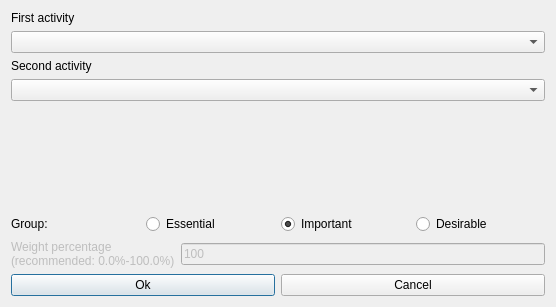
<?xml version="1.0" encoding="UTF-8"?>
<ui version="4.0">
 <class>ModifyConstraintTwoActivitiesOrderedForm_template</class>
 <widget class="QDialog" name="ModifyConstraintTwoActivitiesOrderedForm_template">
  <property name="geometry">
   <rect>
    <x>0</x>
    <y>0</y>
    <width>556</width>
    <height>307</height>
   </rect>
  </property>
  <property name="windowTitle">
   <string extracomment="This is the title of the dialog to modify a constraint of this type">Modify two activities ordered</string>
  </property>
  <layout class="QVBoxLayout" name="verticalLayout">
   <item>
    <layout class="QVBoxLayout">
     <item>
      <widget class="QLabel" name="activityTextLabel">
       <property name="frameShape">
        <enum>QFrame::NoFrame</enum>
       </property>
       <property name="frameShadow">
        <enum>QFrame::Plain</enum>
       </property>
       <property name="text">
        <string>First activity</string>
       </property>
       <property name="wordWrap">
        <bool>false</bool>
       </property>
      </widget>
     </item>
     <item>
      <widget class="QComboBox" name="firstActivitiesComboBox">
       <property name="editable">
        <bool>false</bool>
       </property>
       <property name="insertPolicy">
        <enum>QComboBox::NoInsert</enum>
       </property>
       <property name="autoCompletion">
        <bool>false</bool>
       </property>
       <property name="duplicatesEnabled">
        <bool>false</bool>
       </property>
      </widget>
     </item>
    </layout>
   </item>
   <item>
    <layout class="QVBoxLayout">
     <item>
      <widget class="QLabel" name="activityTextLabel_2">
       <property name="frameShape">
        <enum>QFrame::NoFrame</enum>
       </property>
       <property name="frameShadow">
        <enum>QFrame::Plain</enum>
       </property>
       <property name="text">
        <string>Second activity</string>
       </property>
       <property name="wordWrap">
        <bool>false</bool>
       </property>
      </widget>
     </item>
     <item>
      <widget class="QComboBox" name="secondActivitiesComboBox">
       <property name="editable">
        <bool>false</bool>
       </property>
       <property name="insertPolicy">
        <enum>QComboBox::NoInsert</enum>
       </property>
       <property name="autoCompletion">
        <bool>false</bool>
       </property>
       <property name="duplicatesEnabled">
        <bool>false</bool>
       </property>
      </widget>
     </item>
    </layout>
   </item>
   <item>
    <spacer name="spacer2">
     <property name="orientation">
      <enum>Qt::Vertical</enum>
     </property>
     <property name="sizeType">
      <enum>QSizePolicy::Expanding</enum>
     </property>
     <property name="sizeHint" stdset="0">
      <size>
       <width>20</width>
       <height>61</height>
      </size>
     </property>
    </spacer>
   </item>
   <item>
    <layout class="QHBoxLayout" name="horizontalLayout_4">
     <item>
      <widget class="QLabel" name="groupTextLabel">
       <property name="text">
        <string>Group:</string>
       </property>
      </widget>
     </item>
     <item>
      <widget class="QRadioButton" name="essentialRadioButton">
       <property name="text">
        <string>Essential</string>
       </property>
      </widget>
     </item>
     <item>
      <widget class="QRadioButton" name="importantRadioButton">
       <property name="text">
        <string>Important</string>
       </property>
       <property name="checked">
        <bool>true</bool>
       </property>
      </widget>
     </item>
     <item>
      <widget class="QRadioButton" name="desirableRadioButton">
       <property name="text">
        <string>Desirable</string>
       </property>
      </widget>
     </item>
    </layout>
   </item>
   <item>
    <layout class="QHBoxLayout">
     <item>
      <widget class="QLabel" name="weightTextLabel">
       <property name="enabled">
        <bool>false</bool>
       </property>
       <property name="frameShape">
        <enum>QFrame::NoFrame</enum>
       </property>
       <property name="frameShadow">
        <enum>QFrame::Plain</enum>
       </property>
       <property name="text">
        <string>Weight percentage
(recommended: 0.0%-100.0%)</string>
       </property>
       <property name="wordWrap">
        <bool>false</bool>
       </property>
      </widget>
     </item>
     <item>
      <widget class="QLineEdit" name="weightLineEdit">
       <property name="enabled">
        <bool>false</bool>
       </property>
       <property name="text">
        <string notr="true">100</string>
       </property>
      </widget>
     </item>
    </layout>
   </item>
   <item>
    <layout class="QHBoxLayout">
     <item>
      <widget class="QPushButton" name="okPushButton">
       <property name="text">
        <string>Ok</string>
       </property>
      </widget>
     </item>
     <item>
      <widget class="QPushButton" name="cancelPushButton">
       <property name="text">
        <string>Cancel</string>
       </property>
      </widget>
     </item>
    </layout>
   </item>
  </layout>
 </widget>
 <layoutdefault spacing="6" margin="11"/>
 <resources/>
 <connections/>
</ui>
